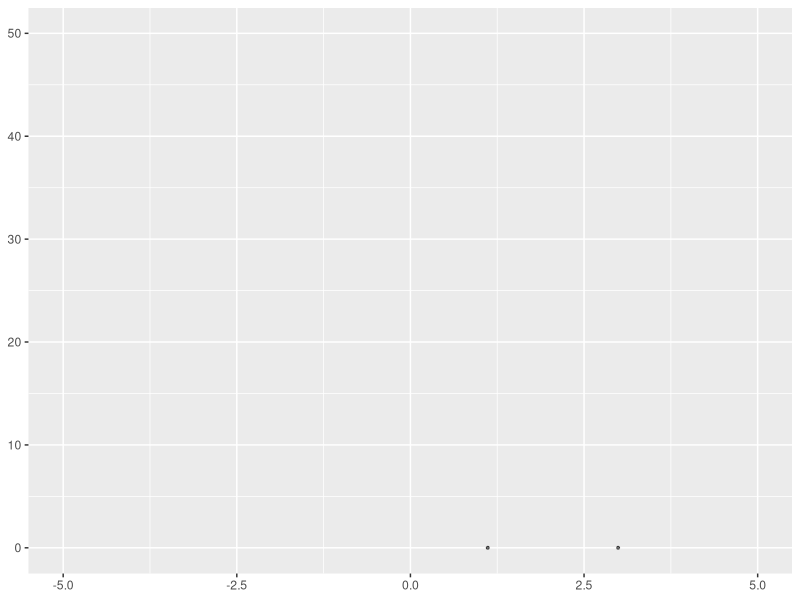
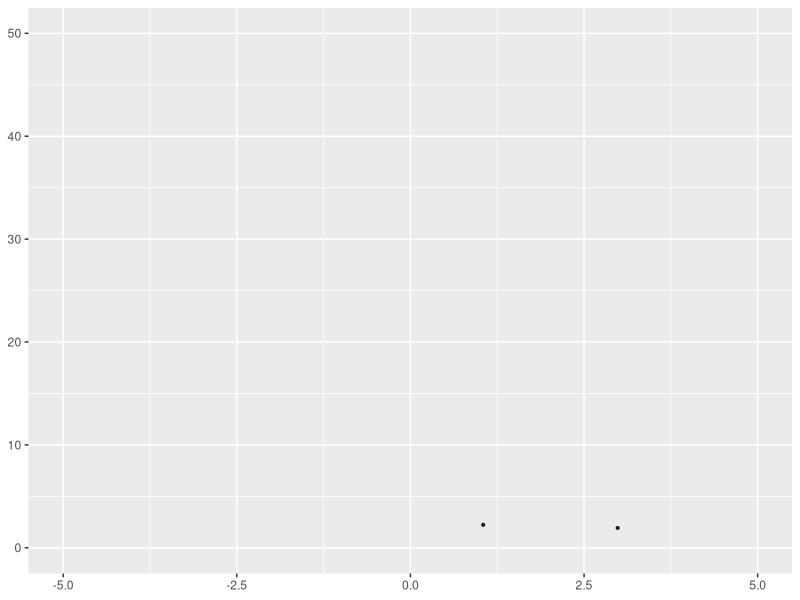
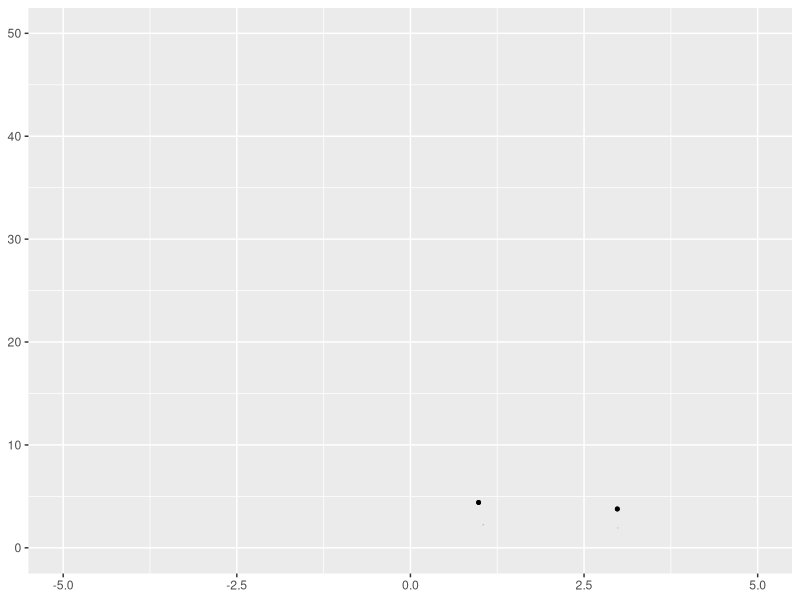
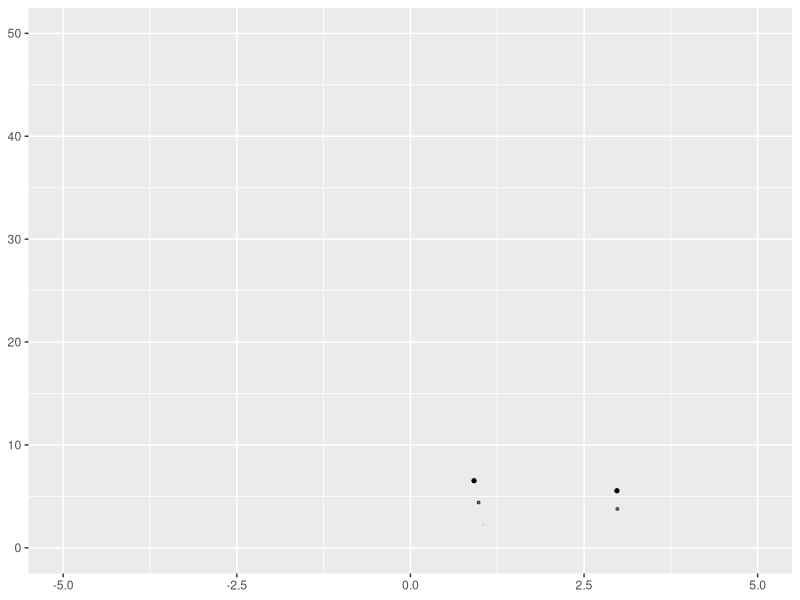
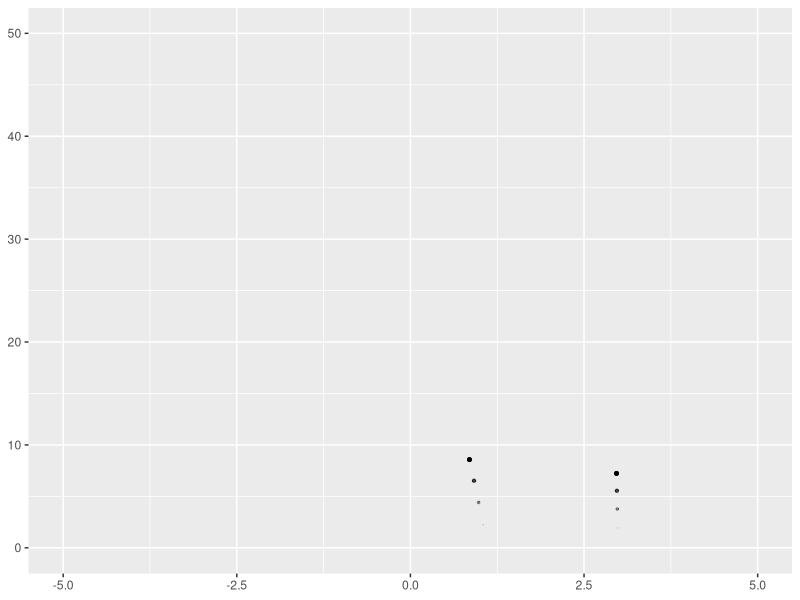
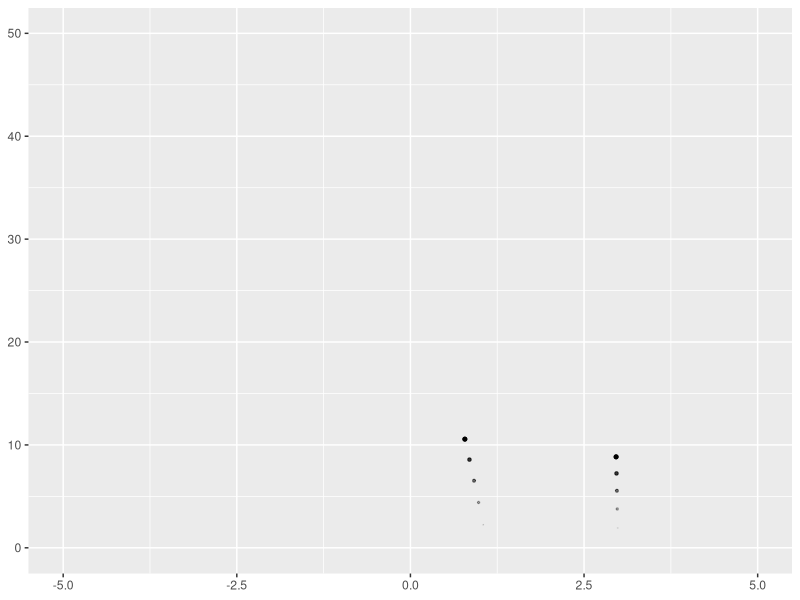
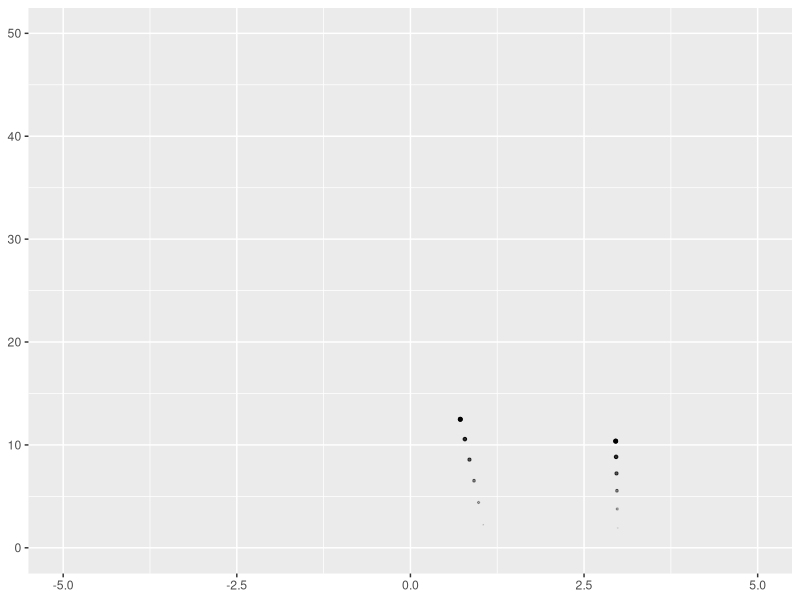
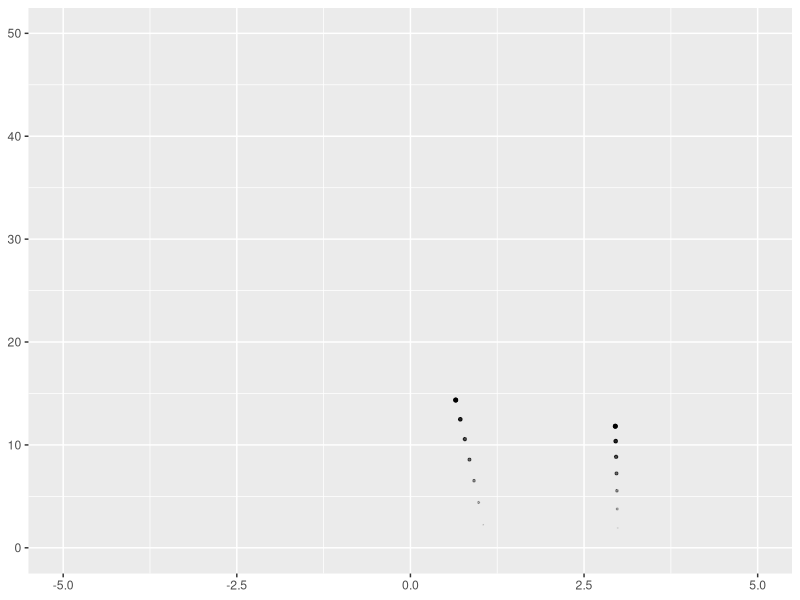

The R source for these figures, in order: (Note: this script raises an error after producing the figures.)
library(ggplot2)
library(dplyr)

M = 0.10  # fps multiplier
TRAIL_DECAY = 6  # rate of decay for firework trails
SIZE_BASE = 8  # base size for projectiles
DIRECTORY = '~/Downloads/firework/firework_{i}.png'  # file path for images
NEW_PROJECTILE_FRAMES = c(10, 25, 30, 40)  # frames on which to introduce new firework
SIZE_RANGE = c(0, 1)  # ggplot2 size scale range
COLORS = c('firebrick', 'skyblue', 'green', 'purple', 'yellow', 'blue', 'red')


#' Returns a random color as a string
random_color = function() {
  sample(COLORS, 1)
}


#' Checks if a dataframe is valid
is_valid_dataframe = function(obj) {
  return (is.data.frame(obj) && nrow(obj) > 0)
}


#' Returns a random projectile: defined by position, velocity, and acceleration
random_projectile = function() {
  x = runif(min = -4, max = 4, n = 1)
  v_x = rnorm(mean = 0, sd = 0.2, n = 1)
  a_x = 0
  y = 0
  v_y = rnorm(mean = 22, sd = 3, n = 1)
  a_y = rnorm(mean = -8, sd = 1, n = 1)
  size = SIZE_BASE
  color = factor(random_color(), levels = COLORS)

  projectiles = data.frame(x, v_x, a_x, y, v_y, a_y, size, color)

  projectiles
}


#' Creates new trails
new_trails = function(projectiles) {
  if (is_valid_dataframe(projectiles)) {
    projectiles %>%
      mutate(x = x,  # + rnorm(mean = 0, sd = 0.05, n = 1),
             v_x = 0,
             a_x = 0,
             v_y = 0,
             a_y = 0,
             size = SIZE_BASE)
  }
}


#' Creates single explosion particle
explode_particle = function(projectile) {
  projectile %>%
    mutate(v_x = rnorm(mean = 0, sd = 0.4, n = 1),
           v_y = rnorm(mean = 9, sd = 2, n = 1),
           size = rnorm(mean = 0.15, sd = 0.05, n = 1))  # particle size
}


#' Explode a projectile
explode = function(projectile, n = 20) {
  particles = data.frame()
  for (i in 1:n) {
    particles = bind_rows(particles, explode_particle(projectile))
  }
  particles
}


#' Creates next frame for projectiles
update_projectiles = function(projectiles) {
  if (is_valid_dataframe(projectiles)) {
    projectiles %>%
      mutate(x = x + v_x * M,
             v_x = v_x + a_x * M,
             y = y + v_y * M,
             v_y = v_y + a_y * M)
  }
}


#' Creates next frame for particles
update_particles = function(particles) {
  if (is_valid_dataframe(particles)) {
    update_projectiles(particles) %>% 
      mutate(size = size - 0.5)
  }
}
  


#' Creates next frame for trails
update_trails = function(trails) {
  if (is_valid_dataframe(trails)) {
    trails %>%
      mutate(size = size - TRAIL_DECAY * M) %>%
      filter(size > 0)
  }
}


# Main render loop
projectiles = bind_rows(random_projectile(), random_projectile())
trails = data.frame()
particles = data.frame()

for (i in 0:150) {
  plt =
    bind_rows(projectiles, trails, particles) %>%
      ggplot() +
        geom_point(aes(x, y, size = size, alpha = size)) +
        scale_size(range = SIZE_RANGE) +
        xlim(-5, 5) +
        ylim(0, 50) +
        theme(axis.title = element_blank(),
              legend.position = "none")

  # write plot
  fpath = glue::glue(DIRECTORY, i=i)
  ggsave(filename = fpath, plot = plt, width = 2, height = 2)
  message(fpath)

  # update projectiles
  if (i %in% NEW_PROJECTILE_FRAMES) {
    projectiles = projectiles %>% rbind(random_projectile())
  }

  projectiles = update_projectiles(projectiles)

  # check for exploding fireworks
  if (any(projectiles$v_y < 0)) {
    exploded = filter(projectiles, v_y < 0)
    for (i in 1:nrow(exploded)) {
      particles = bind_rows(particles, explode(exploded[i,]))
    }
    projectiles = filter(projectiles, v_y > 0)
  }
  message(nrow(particles))
  particles = update_particles(particles)

  trails = update_trails(trails)
  trails = bind_rows(trails, new_trails(projectiles))
}
